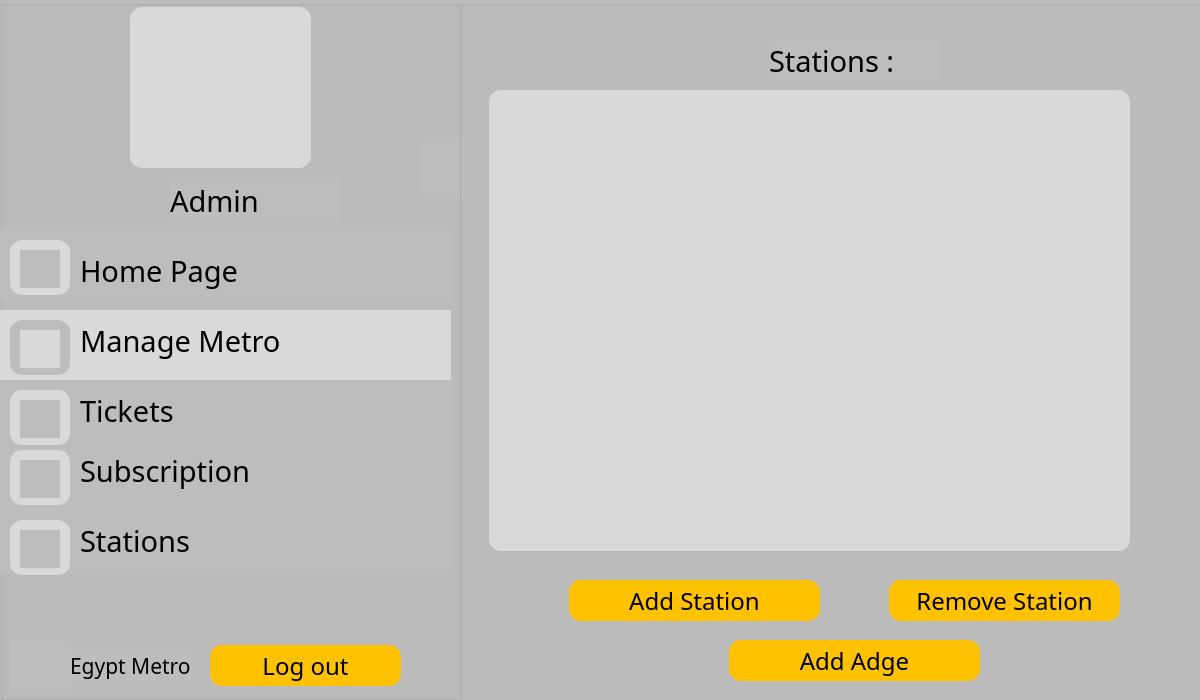
<?xml version="1.0" encoding="UTF-8"?>
<ui version="4.0">
 <class>AdminManageMetroOtions</class>
 <widget class="QDialog" name="AdminManageMetroOtions">
  <property name="geometry">
   <rect>
    <x>0</x>
    <y>0</y>
    <width>1200</width>
    <height>700</height>
   </rect>
  </property>
  <property name="windowTitle">
   <string>Dialog</string>
  </property>
  <widget class="QGroupBox" name="groupBox">
   <property name="geometry">
    <rect>
     <x>0</x>
     <y>0</y>
     <width>1200</width>
     <height>700</height>
    </rect>
   </property>
   <property name="styleSheet">
    <string notr="true">background-color: #BDBDBD;</string>
   </property>
   <property name="title">
    <string/>
   </property>
   <widget class="QLabel" name="holder_2">
    <property name="geometry">
     <rect>
      <x>130</x>
      <y>7</y>
      <width>181</width>
      <height>161</height>
     </rect>
    </property>
    <property name="styleSheet">
     <string notr="true">background-color: #D9D9D9;
border-radius: 12;</string>
    </property>
    <property name="text">
     <string/>
    </property>
   </widget>
   <widget class="QLabel" name="homepic_2">
    <property name="geometry">
     <rect>
      <x>20</x>
      <y>250</y>
      <width>40</width>
      <height>38</height>
     </rect>
    </property>
    <property name="styleSheet">
     <string notr="true">background-color: #BDBDBD;</string>
    </property>
    <property name="text">
     <string/>
    </property>
   </widget>
   <widget class="QLabel" name="Metro_2">
    <property name="geometry">
     <rect>
      <x>10</x>
      <y>640</y>
      <width>61</width>
      <height>51</height>
     </rect>
    </property>
    <property name="text">
     <string/>
    </property>
   </widget>
   <widget class="QLabel" name="label_20">
    <property name="geometry">
     <rect>
      <x>70</x>
      <y>650</y>
      <width>121</width>
      <height>31</height>
     </rect>
    </property>
    <property name="font">
     <font>
      <family>BAXAUTRIAL</family>
      <pointsize>16</pointsize>
     </font>
    </property>
    <property name="text">
     <string>Egypt Metro</string>
    </property>
   </widget>
   <widget class="QPushButton" name="pushButton_11">
    <property name="geometry">
     <rect>
      <x>210</x>
      <y>645</y>
      <width>191</width>
      <height>41</height>
     </rect>
    </property>
    <property name="font">
     <font>
      <family>BAXAUTRIAL</family>
      <pointsize>18</pointsize>
     </font>
    </property>
    <property name="styleSheet">
     <string notr="true">background-color: #FFC200;
border-radius: 12;
color: black;</string>
    </property>
    <property name="text">
     <string>Log out</string>
    </property>
   </widget>
   <widget class="QLabel" name="username_2">
    <property name="geometry">
     <rect>
      <x>170</x>
      <y>180</y>
      <width>171</width>
      <height>41</height>
     </rect>
    </property>
    <property name="font">
     <font>
      <family>BAXAUTRIAL</family>
      <pointsize>22</pointsize>
     </font>
    </property>
    <property name="text">
     <string>Admin</string>
    </property>
   </widget>
   <widget class="QLabel" name="userpic_2">
    <property name="geometry">
     <rect>
      <x>160</x>
      <y>20</y>
      <width>141</width>
      <height>121</height>
     </rect>
    </property>
    <property name="styleSheet">
     <string notr="true">background-color: #D9D9D9;
border-radius: 12;</string>
    </property>
    <property name="text">
     <string/>
    </property>
   </widget>
   <widget class="QLabel" name="label_19">
    <property name="geometry">
     <rect>
      <x>80</x>
      <y>250</y>
      <width>171</width>
      <height>41</height>
     </rect>
    </property>
    <property name="font">
     <font>
      <family>BAXAUTRIAL</family>
      <pointsize>22</pointsize>
     </font>
    </property>
    <property name="styleSheet">
     <string notr="true">background-color: #BDBDBD;
border-radius: 1;</string>
    </property>
    <property name="text">
     <string>Home Page</string>
    </property>
   </widget>
   <widget class="QLabel" name="label_25">
    <property name="geometry">
     <rect>
      <x>80</x>
      <y>320</y>
      <width>221</width>
      <height>41</height>
     </rect>
    </property>
    <property name="font">
     <font>
      <family>BAXAUTRIAL</family>
      <pointsize>22</pointsize>
     </font>
    </property>
    <property name="styleSheet">
     <string notr="true">background-color: #D9D9D9;</string>
    </property>
    <property name="text">
     <string>Manage Metro</string>
    </property>
   </widget>
   <widget class="QLabel" name="label_27">
    <property name="geometry">
     <rect>
      <x>80</x>
      <y>450</y>
      <width>171</width>
      <height>41</height>
     </rect>
    </property>
    <property name="font">
     <font>
      <family>BAXAUTRIAL</family>
      <pointsize>22</pointsize>
     </font>
    </property>
    <property name="text">
     <string>Subscription</string>
    </property>
   </widget>
   <widget class="QPushButton" name="pushButton_21">
    <property name="geometry">
     <rect>
      <x>0</x>
      <y>310</y>
      <width>451</width>
      <height>71</height>
     </rect>
    </property>
    <property name="styleSheet">
     <string notr="true">background-color: #D9D9D9;
border-radius: 1;</string>
    </property>
    <property name="text">
     <string/>
    </property>
   </widget>
   <widget class="QPushButton" name="pushButton_22">
    <property name="geometry">
     <rect>
      <x>0</x>
      <y>380</y>
      <width>451</width>
      <height>71</height>
     </rect>
    </property>
    <property name="styleSheet">
     <string notr="true">background-color: #BDBDBD;
border-radius: 1;</string>
    </property>
    <property name="text">
     <string/>
    </property>
   </widget>
   <widget class="QPushButton" name="pushButton_23">
    <property name="geometry">
     <rect>
      <x>0</x>
      <y>440</y>
      <width>451</width>
      <height>71</height>
     </rect>
    </property>
    <property name="styleSheet">
     <string notr="true">background-color: #BDBDBD;
border-radius: 1;</string>
    </property>
    <property name="text">
     <string/>
    </property>
   </widget>
   <widget class="QPushButton" name="pushButton_10">
    <property name="geometry">
     <rect>
      <x>0</x>
      <y>230</y>
      <width>451</width>
      <height>71</height>
     </rect>
    </property>
    <property name="styleSheet">
     <string notr="true">background-color: #BDBDBD;
border-radius: 1;</string>
    </property>
    <property name="text">
     <string/>
    </property>
   </widget>
   <widget class="QPushButton" name="pushButton_25">
    <property name="geometry">
     <rect>
      <x>0</x>
      <y>500</y>
      <width>451</width>
      <height>71</height>
     </rect>
    </property>
    <property name="styleSheet">
     <string notr="true">background-color: #BDBDBD;
border-radius: 1;</string>
    </property>
    <property name="text">
     <string/>
    </property>
   </widget>
   <widget class="QLabel" name="label_29">
    <property name="geometry">
     <rect>
      <x>80</x>
      <y>520</y>
      <width>171</width>
      <height>41</height>
     </rect>
    </property>
    <property name="font">
     <font>
      <family>BAXAUTRIAL</family>
      <pointsize>22</pointsize>
     </font>
    </property>
    <property name="text">
     <string>Stations</string>
    </property>
   </widget>
   <widget class="QLabel" name="label_30">
    <property name="geometry">
     <rect>
      <x>80</x>
      <y>390</y>
      <width>171</width>
      <height>41</height>
     </rect>
    </property>
    <property name="font">
     <font>
      <family>BAXAUTRIAL</family>
      <pointsize>22</pointsize>
     </font>
    </property>
    <property name="text">
     <string>Tickets</string>
    </property>
   </widget>
   <widget class="QLabel" name="label_13">
    <property name="geometry">
     <rect>
      <x>10</x>
      <y>240</y>
      <width>60</width>
      <height>55</height>
     </rect>
    </property>
    <property name="styleSheet">
     <string notr="true">background-color: #D9D9D9;
border-radius: 12;</string>
    </property>
    <property name="text">
     <string/>
    </property>
   </widget>
   <widget class="QLabel" name="ManageMetro">
    <property name="geometry">
     <rect>
      <x>20</x>
      <y>330</y>
      <width>40</width>
      <height>38</height>
     </rect>
    </property>
    <property name="styleSheet">
     <string notr="true">background-color: #D9D9D9;</string>
    </property>
    <property name="text">
     <string/>
    </property>
   </widget>
   <widget class="QLabel" name="label_34">
    <property name="geometry">
     <rect>
      <x>10</x>
      <y>320</y>
      <width>60</width>
      <height>55</height>
     </rect>
    </property>
    <property name="styleSheet">
     <string notr="true">background-color: #BDBDBD;
border-radius: 12;</string>
    </property>
    <property name="text">
     <string/>
    </property>
   </widget>
   <widget class="QLabel" name="label_37">
    <property name="geometry">
     <rect>
      <x>10</x>
      <y>450</y>
      <width>60</width>
      <height>55</height>
     </rect>
    </property>
    <property name="styleSheet">
     <string notr="true">background-color: #D9D9D9;
border-radius: 12;</string>
    </property>
    <property name="text">
     <string/>
    </property>
   </widget>
   <widget class="QLabel" name="Subscribtion">
    <property name="geometry">
     <rect>
      <x>20</x>
      <y>460</y>
      <width>40</width>
      <height>38</height>
     </rect>
    </property>
    <property name="styleSheet">
     <string notr="true">background-color: #BDBDBD;</string>
    </property>
    <property name="text">
     <string/>
    </property>
   </widget>
   <widget class="QLabel" name="label_38">
    <property name="geometry">
     <rect>
      <x>10</x>
      <y>520</y>
      <width>60</width>
      <height>55</height>
     </rect>
    </property>
    <property name="styleSheet">
     <string notr="true">background-color: #D9D9D9;
border-radius: 12;</string>
    </property>
    <property name="text">
     <string/>
    </property>
   </widget>
   <widget class="QLabel" name="label_35">
    <property name="geometry">
     <rect>
      <x>10</x>
      <y>390</y>
      <width>60</width>
      <height>55</height>
     </rect>
    </property>
    <property name="styleSheet">
     <string notr="true">background-color: #D9D9D9;
border-radius: 12;</string>
    </property>
    <property name="text">
     <string/>
    </property>
   </widget>
   <widget class="QLabel" name="Station">
    <property name="geometry">
     <rect>
      <x>20</x>
      <y>530</y>
      <width>40</width>
      <height>38</height>
     </rect>
    </property>
    <property name="styleSheet">
     <string notr="true">background-color: #BDBDBD;</string>
    </property>
    <property name="text">
     <string/>
    </property>
   </widget>
   <widget class="QLabel" name="label_39">
    <property name="geometry">
     <rect>
      <x>420</x>
      <y>140</y>
      <width>60</width>
      <height>55</height>
     </rect>
    </property>
    <property name="styleSheet">
     <string notr="true">background-color: #BDBDBD;
border-radius: 12;</string>
    </property>
    <property name="text">
     <string/>
    </property>
   </widget>
   <widget class="QLabel" name="Ticket">
    <property name="geometry">
     <rect>
      <x>20</x>
      <y>400</y>
      <width>40</width>
      <height>38</height>
     </rect>
    </property>
    <property name="styleSheet">
     <string notr="true">background-color: #BDBDBD;</string>
    </property>
    <property name="text">
     <string/>
    </property>
   </widget>
   <widget class="QGroupBox" name="groupBox_2">
    <property name="geometry">
     <rect>
      <x>459</x>
      <y>0</y>
      <width>821</width>
      <height>751</height>
     </rect>
    </property>
    <property name="styleSheet">
     <string notr="true">background-color: #BDBDBD;</string>
    </property>
    <property name="title">
     <string/>
    </property>
    <widget class="QLabel" name="label_21">
     <property name="geometry">
      <rect>
       <x>310</x>
       <y>40</y>
       <width>171</width>
       <height>41</height>
      </rect>
     </property>
     <property name="font">
      <font>
       <family>BAXAUTRIAL</family>
       <pointsize>22</pointsize>
      </font>
     </property>
     <property name="styleSheet">
      <string notr="true">background-color: #BDBDBD;
border-radius: 1;</string>
     </property>
     <property name="text">
      <string>Stations :</string>
     </property>
    </widget>
    <widget class="QPushButton" name="pushButton_12">
     <property name="geometry">
      <rect>
       <x>110</x>
       <y>580</y>
       <width>251</width>
       <height>41</height>
      </rect>
     </property>
     <property name="font">
      <font>
       <family>BAXAUTRIAL</family>
       <pointsize>18</pointsize>
      </font>
     </property>
     <property name="styleSheet">
      <string notr="true">background-color: #FFC200;
border-radius: 12;
color: black;</string>
     </property>
     <property name="text">
      <string>Add Station</string>
     </property>
    </widget>
    <widget class="QPushButton" name="pushButton_13">
     <property name="geometry">
      <rect>
       <x>430</x>
       <y>580</y>
       <width>231</width>
       <height>41</height>
      </rect>
     </property>
     <property name="font">
      <font>
       <family>BAXAUTRIAL</family>
       <pointsize>18</pointsize>
      </font>
     </property>
     <property name="styleSheet">
      <string notr="true">background-color: #FFC200;
border-radius: 12;
color: black;</string>
     </property>
     <property name="text">
      <string>Remove Station</string>
     </property>
    </widget>
    <widget class="QTextBrowser" name="textBrowser">
     <property name="geometry">
      <rect>
       <x>30</x>
       <y>90</y>
       <width>641</width>
       <height>461</height>
      </rect>
     </property>
     <property name="styleSheet">
      <string notr="true">background-color: #D9D9D9;
border-radius: 12;</string>
     </property>
    </widget>
    <widget class="QPushButton" name="pushButton_14">
     <property name="geometry">
      <rect>
       <x>270</x>
       <y>640</y>
       <width>251</width>
       <height>41</height>
      </rect>
     </property>
     <property name="font">
      <font>
       <family>BAXAUTRIAL</family>
       <pointsize>18</pointsize>
      </font>
     </property>
     <property name="styleSheet">
      <string notr="true">background-color: #FFC200;
border-radius: 12;
color: black;</string>
     </property>
     <property name="text">
      <string>Add Adge</string>
     </property>
    </widget>
   </widget>
   <zorder>pushButton_21</zorder>
   <zorder>label_34</zorder>
   <zorder>pushButton_10</zorder>
   <zorder>label_13</zorder>
   <zorder>pushButton_23</zorder>
   <zorder>pushButton_22</zorder>
   <zorder>holder_2</zorder>
   <zorder>homepic_2</zorder>
   <zorder>Metro_2</zorder>
   <zorder>label_20</zorder>
   <zorder>pushButton_11</zorder>
   <zorder>username_2</zorder>
   <zorder>userpic_2</zorder>
   <zorder>label_19</zorder>
   <zorder>label_25</zorder>
   <zorder>label_27</zorder>
   <zorder>pushButton_25</zorder>
   <zorder>label_29</zorder>
   <zorder>label_30</zorder>
   <zorder>ManageMetro</zorder>
   <zorder>label_37</zorder>
   <zorder>Subscribtion</zorder>
   <zorder>label_38</zorder>
   <zorder>label_35</zorder>
   <zorder>Station</zorder>
   <zorder>label_39</zorder>
   <zorder>Ticket</zorder>
   <zorder>groupBox_2</zorder>
  </widget>
 </widget>
 <resources/>
 <connections/>
</ui>
